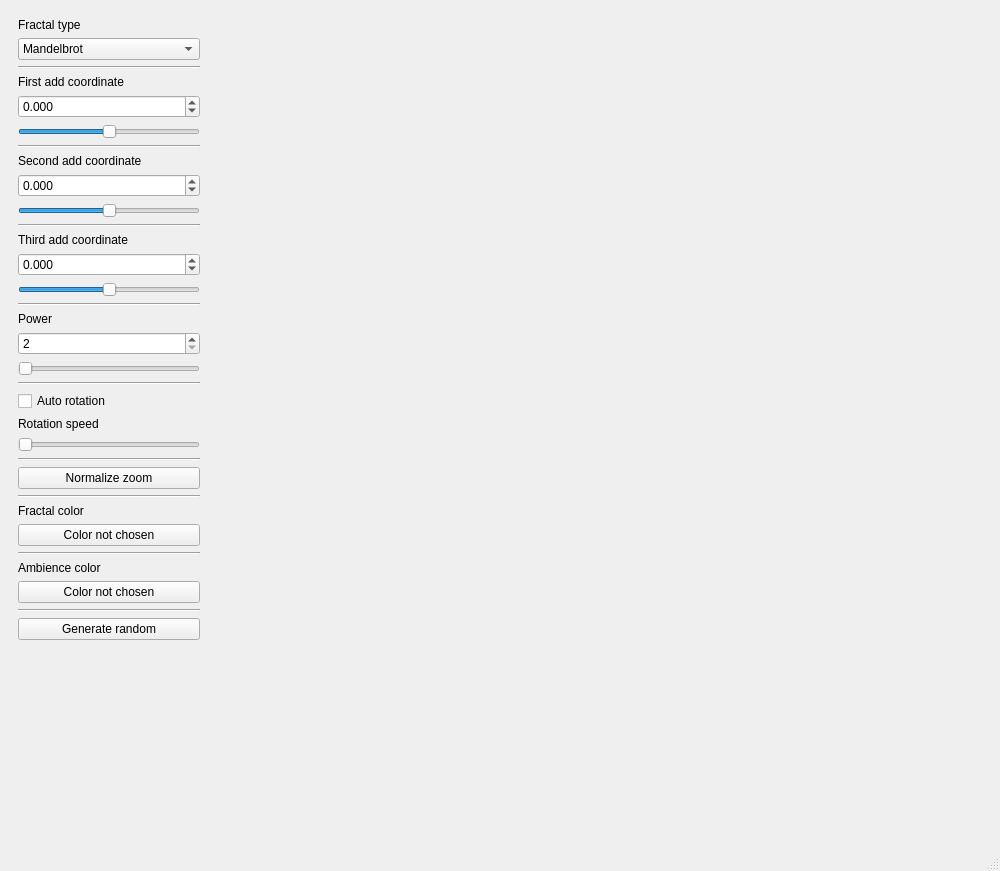
<?xml version="1.0" encoding="UTF-8"?>
<ui version="4.0">
 <class>MainWindow</class>
 <widget class="QMainWindow" name="MainWindow">
  <property name="geometry">
   <rect>
    <x>0</x>
    <y>0</y>
    <width>1000</width>
    <height>871</height>
   </rect>
  </property>
  <property name="windowTitle">
   <string>Fractals 3D</string>
  </property>
  <widget class="QWidget" name="centralwidget">
   <layout class="QHBoxLayout" name="horizontalLayout">
    <item>
     <widget class="QWidget" name="inputWidget" native="true">
      <property name="minimumSize">
       <size>
        <width>0</width>
        <height>0</height>
       </size>
      </property>
      <property name="maximumSize">
       <size>
        <width>200</width>
        <height>16777215</height>
       </size>
      </property>
      <layout class="QVBoxLayout" name="verticalLayout">
       <item>
        <widget class="QLabel" name="typeLabel">
         <property name="text">
          <string>Fractal type</string>
         </property>
        </widget>
       </item>
       <item>
        <widget class="QComboBox" name="typeBox">
         <item>
          <property name="text">
           <string>Mandelbrot</string>
          </property>
         </item>
         <item>
          <property name="text">
           <string>Round fractal</string>
          </property>
         </item>
         <item>
          <property name="text">
           <string>Flower 2.0 fractal</string>
          </property>
         </item>
         <item>
          <property name="text">
           <string>Flower fractal</string>
          </property>
         </item>
         <item>
          <property name="text">
           <string>Circle fractal</string>
          </property>
         </item>
         <item>
          <property name="text">
           <string>Sponge fractal</string>
          </property>
         </item>
        </widget>
       </item>
       <item>
        <widget class="QFrame" name="frame1">
         <property name="frameShape">
          <enum>QFrame::HLine</enum>
         </property>
         <property name="frameShadow">
          <enum>QFrame::Sunken</enum>
         </property>
        </widget>
       </item>
       <item>
        <widget class="QLabel" name="firstCoordLabel">
         <property name="text">
          <string>First add coordinate</string>
         </property>
        </widget>
       </item>
       <item>
        <widget class="QDoubleSpinBox" name="firstCoordBox">
         <property name="decimals">
          <number>3</number>
         </property>
         <property name="minimum">
          <double>-2.000000000000000</double>
         </property>
         <property name="maximum">
          <double>2.000000000000000</double>
         </property>
         <property name="singleStep">
          <double>0.001000000000000</double>
         </property>
         <property name="stepType">
          <enum>QAbstractSpinBox::DefaultStepType</enum>
         </property>
        </widget>
       </item>
       <item>
        <widget class="QSlider" name="firstCoordBar">
         <property name="maximum">
          <number>4000</number>
         </property>
         <property name="value">
          <number>2000</number>
         </property>
         <property name="orientation">
          <enum>Qt::Horizontal</enum>
         </property>
        </widget>
       </item>
       <item>
        <widget class="QFrame" name="frame2">
         <property name="frameShape">
          <enum>QFrame::HLine</enum>
         </property>
         <property name="frameShadow">
          <enum>QFrame::Sunken</enum>
         </property>
        </widget>
       </item>
       <item>
        <widget class="QLabel" name="secondCoordLabel">
         <property name="text">
          <string>Second add coordinate</string>
         </property>
        </widget>
       </item>
       <item>
        <widget class="QDoubleSpinBox" name="secondCoordBox">
         <property name="decimals">
          <number>3</number>
         </property>
         <property name="minimum">
          <double>-2.000000000000000</double>
         </property>
         <property name="maximum">
          <double>2.000000000000000</double>
         </property>
         <property name="singleStep">
          <double>0.001000000000000</double>
         </property>
         <property name="stepType">
          <enum>QAbstractSpinBox::DefaultStepType</enum>
         </property>
        </widget>
       </item>
       <item>
        <widget class="QSlider" name="secondCoordBar">
         <property name="maximum">
          <number>4000</number>
         </property>
         <property name="value">
          <number>2000</number>
         </property>
         <property name="orientation">
          <enum>Qt::Horizontal</enum>
         </property>
        </widget>
       </item>
       <item>
        <widget class="QFrame" name="frame3">
         <property name="frameShape">
          <enum>QFrame::HLine</enum>
         </property>
         <property name="frameShadow">
          <enum>QFrame::Sunken</enum>
         </property>
        </widget>
       </item>
       <item>
        <widget class="QLabel" name="thirdCoordLabel">
         <property name="text">
          <string>Third add coordinate</string>
         </property>
        </widget>
       </item>
       <item>
        <widget class="QDoubleSpinBox" name="thirdCoordBox">
         <property name="decimals">
          <number>3</number>
         </property>
         <property name="minimum">
          <double>-2.000000000000000</double>
         </property>
         <property name="maximum">
          <double>2.000000000000000</double>
         </property>
         <property name="singleStep">
          <double>0.001000000000000</double>
         </property>
        </widget>
       </item>
       <item>
        <widget class="QSlider" name="thirdCoordBar">
         <property name="maximum">
          <number>4000</number>
         </property>
         <property name="value">
          <number>2000</number>
         </property>
         <property name="orientation">
          <enum>Qt::Horizontal</enum>
         </property>
        </widget>
       </item>
       <item>
        <widget class="QFrame" name="frame4">
         <property name="frameShape">
          <enum>QFrame::HLine</enum>
         </property>
         <property name="frameShadow">
          <enum>QFrame::Sunken</enum>
         </property>
        </widget>
       </item>
       <item>
        <widget class="QLabel" name="powerLabel">
         <property name="text">
          <string>Power</string>
         </property>
        </widget>
       </item>
       <item>
        <widget class="QSpinBox" name="powerSpinBox">
         <property name="minimum">
          <number>2</number>
         </property>
         <property name="maximum">
          <number>36</number>
         </property>
         <property name="singleStep">
          <number>1</number>
         </property>
        </widget>
       </item>
       <item>
        <widget class="QSlider" name="powerBarSlider">
         <property name="minimum">
          <number>2</number>
         </property>
         <property name="maximum">
          <number>36</number>
         </property>
         <property name="orientation">
          <enum>Qt::Horizontal</enum>
         </property>
        </widget>
       </item>
       <item>
        <widget class="QFrame" name="frame5">
         <property name="frameShape">
          <enum>QFrame::HLine</enum>
         </property>
         <property name="frameShadow">
          <enum>QFrame::Sunken</enum>
         </property>
        </widget>
       </item>
       <item>
        <widget class="QCheckBox" name="rotationBox">
         <property name="text">
          <string>Auto rotation</string>
         </property>
        </widget>
       </item>
       <item>
        <widget class="QLabel" name="rotationLabel">
         <property name="text">
          <string>Rotation speed</string>
         </property>
        </widget>
       </item>
       <item>
        <widget class="QSlider" name="rotationSlider">
         <property name="pageStep">
          <number>1</number>
         </property>
         <property name="orientation">
          <enum>Qt::Horizontal</enum>
         </property>
        </widget>
       </item>
       <item>
        <widget class="QFrame" name="frame8">
         <property name="frameShape">
          <enum>QFrame::HLine</enum>
         </property>
         <property name="frameShadow">
          <enum>QFrame::Sunken</enum>
         </property>
        </widget>
       </item>
       <item>
        <widget class="QPushButton" name="zoomButton">
         <property name="text">
          <string>Normalize zoom</string>
         </property>
        </widget>
       </item>
       <item>
        <widget class="QFrame" name="frame9">
         <property name="frameShape">
          <enum>QFrame::HLine</enum>
         </property>
         <property name="frameShadow">
          <enum>QFrame::Sunken</enum>
         </property>
        </widget>
       </item>
       <item>
        <widget class="QLabel" name="fractalColorHintLabel">
         <property name="text">
          <string>Fractal color</string>
         </property>
        </widget>
       </item>
       <item>
        <widget class="QPushButton" name="fractalColorButton">
         <property name="text">
          <string>Color not chosen</string>
         </property>
        </widget>
       </item>
       <item>
        <widget class="QFrame" name="frame6">
         <property name="frameShape">
          <enum>QFrame::HLine</enum>
         </property>
         <property name="frameShadow">
          <enum>QFrame::Sunken</enum>
         </property>
        </widget>
       </item>
       <item>
        <widget class="QLabel" name="ambienceColorHintLabel">
         <property name="text">
          <string>Ambience color</string>
         </property>
        </widget>
       </item>
       <item>
        <widget class="QPushButton" name="ambienceColorButton">
         <property name="text">
          <string>Color not chosen</string>
         </property>
        </widget>
       </item>
       <item>
        <widget class="QFrame" name="frame7">
         <property name="frameShape">
          <enum>QFrame::HLine</enum>
         </property>
         <property name="frameShadow">
          <enum>QFrame::Sunken</enum>
         </property>
        </widget>
       </item>
       <item>
        <widget class="QPushButton" name="randomizeButton">
         <property name="text">
          <string>Generate random</string>
         </property>
        </widget>
       </item>
       <item>
        <spacer name="verticalSpacer">
         <property name="orientation">
          <enum>Qt::Vertical</enum>
         </property>
         <property name="sizeHint" stdset="0">
          <size>
           <width>20</width>
           <height>40</height>
          </size>
         </property>
        </spacer>
       </item>
      </layout>
     </widget>
    </item>
    <item>
     <widget class="QWidget" name="interactiveWidget" native="true">
      <layout class="QVBoxLayout" name="verticalLayout_2">
       <item>
        <widget class="FractalWidget" name="fractalWidget" native="true">
         <property name="sizePolicy">
          <sizepolicy hsizetype="Expanding" vsizetype="Preferred">
           <horstretch>0</horstretch>
           <verstretch>0</verstretch>
          </sizepolicy>
         </property>
         <property name="minimumSize">
          <size>
           <width>0</width>
           <height>0</height>
          </size>
         </property>
         <property name="maximumSize">
          <size>
           <width>16777215</width>
           <height>16777215</height>
          </size>
         </property>
        </widget>
       </item>
       <item>
        <widget class="QWidget" name="recordWidget" native="true">
         <property name="enabled">
          <bool>true</bool>
         </property>
         <property name="sizePolicy">
          <sizepolicy hsizetype="Preferred" vsizetype="Preferred">
           <horstretch>0</horstretch>
           <verstretch>0</verstretch>
          </sizepolicy>
         </property>
         <property name="minimumSize">
          <size>
           <width>0</width>
           <height>50</height>
          </size>
         </property>
         <property name="maximumSize">
          <size>
           <width>16777215</width>
           <height>50</height>
          </size>
         </property>
         <property name="autoFillBackground">
          <bool>false</bool>
         </property>
         <layout class="QHBoxLayout" name="horizontalLayout_2"/>
        </widget>
       </item>
      </layout>
     </widget>
    </item>
   </layout>
  </widget>
  <widget class="QMenuBar" name="menubar">
   <property name="geometry">
    <rect>
     <x>0</x>
     <y>0</y>
     <width>1000</width>
     <height>22</height>
    </rect>
   </property>
  </widget>
  <widget class="QStatusBar" name="statusbar"/>
 </widget>
 <customwidgets>
  <customwidget>
   <class>FractalWidget</class>
   <extends>QWidget</extends>
   <header>FractalWidget.hpp</header>
   <container>1</container>
  </customwidget>
 </customwidgets>
 <resources/>
 <connections/>
</ui>
